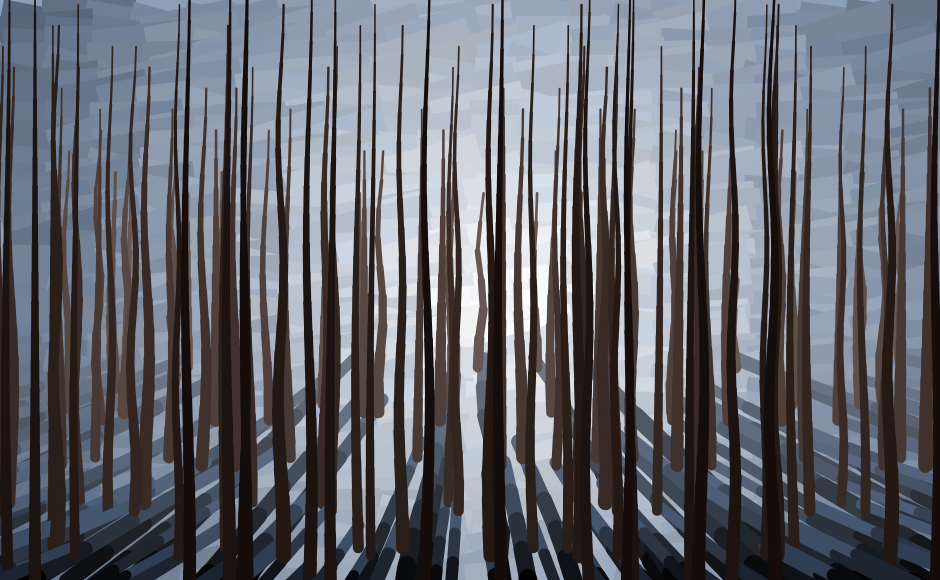
Frame 1 (no input)
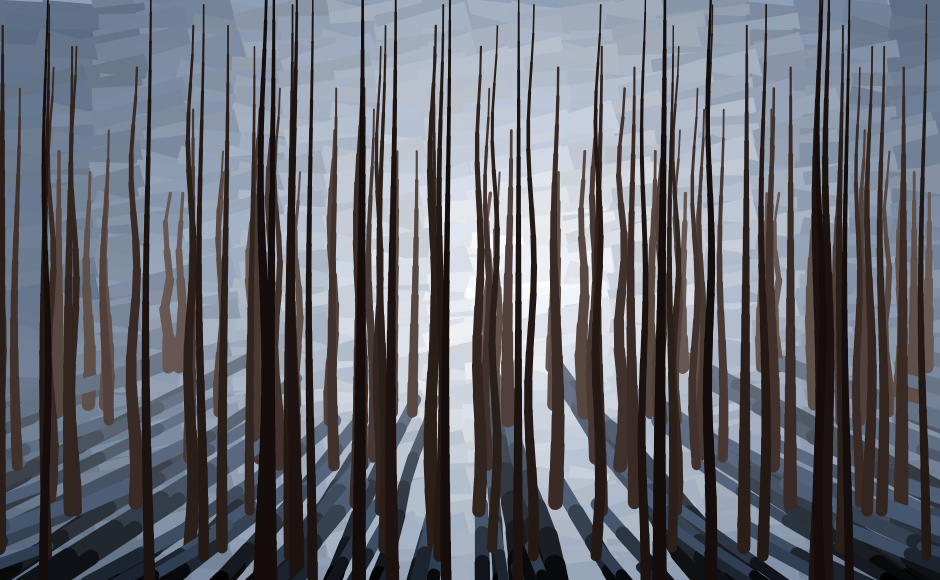
Frame 2 (the mouse pressed at the canvas centre, redrawn once)

The p5.js sketch that drew these frames (run headless with seeded random() and noise() and a simulated clock; the mouse was pressed at the canvas centre and the sketch redrawn once):

// p5.js sketch
// ── sketch.js
function setup() {
  createCanvas(940, 580);
  colorMode(HSB, 360, 100, 100, 100);
  noLoop();
}

function draw() {
  noStroke();
  // background(215, 33, 61);
  background(215, 24, 73);
  // background(0,0,100);

  drawBackground();

  // fill(38, 4, 65);
  // rect(0, height/2, width, height/2);
  drawTrees();
}

function drawBackground() {
  const stepX = width/20;
  const stepY = height/40;
  // const stepX = width/10;
  // const stepY = height/20;
  // stroke(0);
  const diag = dist(0, 0, width/2, height/2);

  for (let y = 0; y < height; y+= stepY) {
    for (let x = 0; x < width; x += stepX) {
      const d = dist(x, y, width/2, height/2)/diag;
      const randS = random(-3, 3);
      const randB = random(-3, 3);
      fill(215, d*30 + randS, 100 - d*50 + randB);
      
      push();
      translate(x + random(-stepX/6, stepX/6), y + random(-stepY/6, stepY/6));
      // rotate(PI/20);
      rotate(random(-PI/10, PI/10));
      // translate(stepX, stepY);
      rect(0, 0, stepX*2, stepY*3);
      pop();
    }
  }
}

function drawTrees(){
  const treesPerRow = 10;
  const rows = 12;
  // const treesPerRow = 5;
  // const rows = 5;

  for (var j = 0; j < rows; j++) {
    for (var i = 0; i < treesPerRow; i++) {
      const varX = width/10;
      const randomX = random(-varX, varX);
      const x = map(i, 0, treesPerRow, 0, width + varX) + randomX;
      const y = map(j, 0, rows, height/3, -height/10);
      const h = height - y*2;
      const w = random(width/100, width/60);
      const s = map(j, 0, rows, 20, 50);
      const b = map(j, rows, 0, 5, 40);
      fill(15, s, b);
      // rect(x, 0, w, h);
      // rect(x, y, w, h);
      drawShadow(x, y, w, h, s, b);
      drawTree(x, y, w, h, s, b);
      noStroke();
    }
  }
}

function drawTree(startX, startY, w, h, s, b) {
  const step = height/20;
  const amplitude = random(width/500, width/300);
  const freq = random(0, PI*5);

  stroke(15, s, b);
  for (let y = startY; y < startY + h; y += step) {
    if (y > startY) {
      const prevY = y - step;
      const weight = map(y, startY, startY + h, w/10, w);

      const angle = map(y, startY, startY + h, 0, freq);
      const varX = cos(angle) * amplitude;
      const prevAngle = map(prevY, startY, startY + h, 0, freq);
      const prevVarX = cos(prevAngle) * amplitude;

      strokeWeight(weight);
      line(startX + varX, y, startX + prevVarX, prevY);
    }
  }
}

function drawShadow(startX, startY, w, h, s, b) {
  const step = height/20;
  const amplitude = random(width/500, width/300);
  const freq = random(0, PI*5);

  const startShadow = startY + h - step;
  const endShadow = height + step;

  for (let y = startShadow; y <= endShadow; y += step) {
    if (y >= startY + h) {
      const prevY = y - step;
      const weight = map(y, startY, startY + h, w/10, w);
      
      const bottomX = map(startX, 0, width, -width*2, width*2);
      const distortX = map(y, startShadow, endShadow + h, 0, 1) * bottomX;
      const prevDistortX = map(prevY, startShadow, endShadow + h, 0, 1) * bottomX;
      
      const angle = map(y, startY, startY + h, 0, freq);
      const varX = cos(angle) * amplitude;
      const prevAngle = map(prevY, startY, startY + h, 0, freq);
      const prevVarX = cos(prevAngle) * amplitude;
      
      const thisB = map(y, startShadow, endShadow, 60, 0);
      stroke(215, s, thisB);
      strokeWeight(weight);
      line(startX + varX + distortX, y, startX + prevVarX + prevDistortX, prevY);
    }
  }
}
